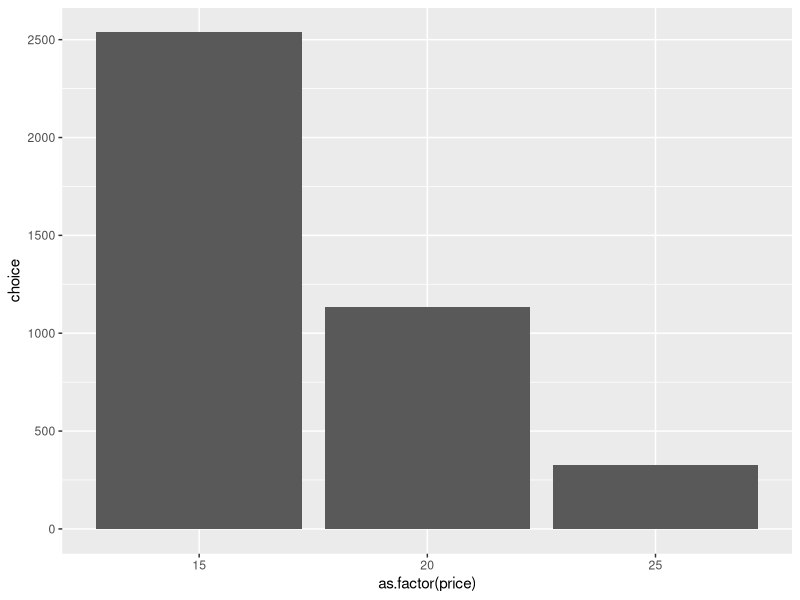
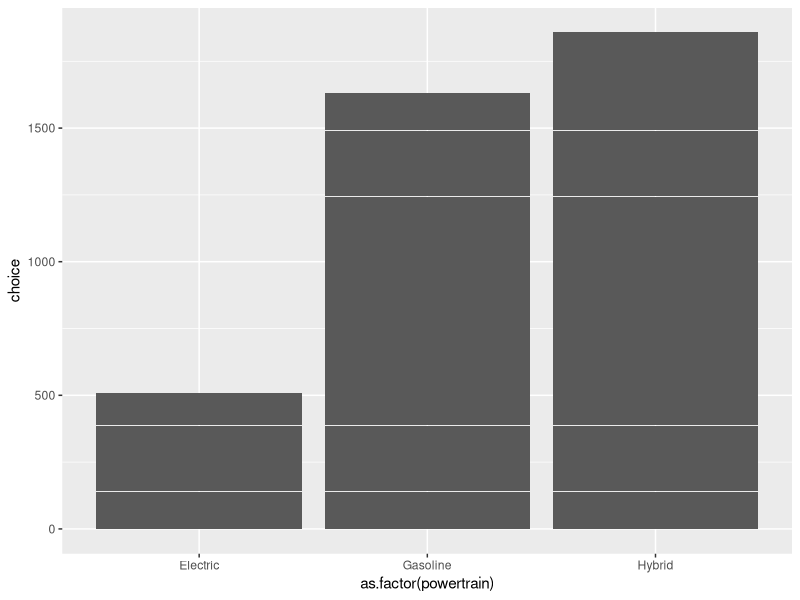

R code for these plots, in order:
# Explore choice data

# Load libraries
library(tidyverse)

# -----------------------------------------------------------------------------
# Load the data set:
data <- read_csv(file.path('data', 'mnl.csv'))
head(data)

# Variables:
# "respID"      = Identifies each survey respondent
# "qID"         = Identifies each question for each survey respondent
# "altID"       = Identifies the alternative in each unique choice observation
# "obsID"       = Identifies each unique choice observation
# "choice"      = 1 if the alternative is chosen, 0 otherwise
# "price"       = Purchase price in thousands of dollars (15, 20, 25)
# "fuelEconomy" = Fuel economy in miles per gallon of gasoline (20, 25, 30)
# "accelTime"   = 0 to 60 mph acceleration time in seconds (6, 7, 8)
# "powertrain"  = Indicates if the car is gasoline, hybrid, or electric

# Look at counts of values in data:
data %>% count(price)
data %>% count(fuelEconomy)
data %>% count(accelTime)
data %>% count(powertrain)

# Count number of times each alternative was chosen:
data %>% count(altID, choice)

# Check if any respondents made the same choice for all questions:
data %>%
  filter(choice == 1) %>%
  count(respID, altID) %>%
  filter(n == 8)

# Visualize how many times each price level was chosen:
data %>%
  count(price, choice)

data %>%
  ggplot() +
  geom_col(aes(x = as.factor(price), y = choice))

# Visualize how many times electric cars were chosen compared to gasoline cars:
data %>%
  count(powertrain, choice)

data %>%
  ggplot() +
  geom_col(aes(x = as.factor(powertrain), y = choice))
